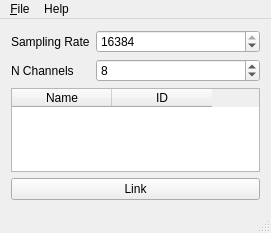
<?xml version="1.0" encoding="UTF-8"?>
<ui version="4.0">
 <class>MainWindow</class>
 <widget class="QMainWindow" name="MainWindow">
  <property name="geometry">
   <rect>
    <x>0</x>
    <y>0</y>
    <width>271</width>
    <height>233</height>
   </rect>
  </property>
  <property name="windowTitle">
   <string>BestPracticesGUI Connector</string>
  </property>
  <widget class="QWidget" name="centralWidget">
   <layout class="QFormLayout" name="formLayout_2">
    <item row="1" column="0">
     <widget class="QLabel" name="rateLabel">
      <property name="text">
       <string>Sampling Rate</string>
      </property>
     </widget>
    </item>
    <item row="1" column="1">
     <widget class="QSpinBox" name="rateField">
      <property name="minimum">
       <number>32</number>
      </property>
      <property name="maximum">
       <number>16384</number>
      </property>
      <property name="value">
       <number>16384</number>
      </property>
     </widget>
    </item>
    <item row="3" column="0" colspan="2">
     <widget class="QTableWidget" name="deviceTable">
      <property name="selectionMode">
       <enum>QAbstractItemView::SingleSelection</enum>
      </property>
      <property name="selectionBehavior">
       <enum>QAbstractItemView::SelectRows</enum>
      </property>
      <property name="columnCount">
       <number>2</number>
      </property>
      <column>
       <property name="text">
        <string>Name</string>
       </property>
      </column>
      <column>
       <property name="text">
        <string>ID</string>
       </property>
      </column>
     </widget>
    </item>
    <item row="4" column="0" colspan="2">
     <widget class="QPushButton" name="linkButton">
      <property name="sizePolicy">
       <sizepolicy hsizetype="MinimumExpanding" vsizetype="Fixed">
        <horstretch>0</horstretch>
        <verstretch>0</verstretch>
       </sizepolicy>
      </property>
      <property name="text">
       <string>Link</string>
      </property>
     </widget>
    </item>
    <item row="2" column="1">
     <widget class="QSpinBox" name="chansField">
      <property name="value">
       <number>8</number>
      </property>
     </widget>
    </item>
    <item row="2" column="0">
     <widget class="QLabel" name="chansLabel">
      <property name="text">
       <string>N Channels</string>
      </property>
     </widget>
    </item>
   </layout>
  </widget>
  <widget class="QMenuBar" name="menuBar">
   <property name="geometry">
    <rect>
     <x>0</x>
     <y>0</y>
     <width>271</width>
     <height>21</height>
    </rect>
   </property>
   <widget class="QMenu" name="menuFile">
    <property name="title">
     <string>&amp;File</string>
    </property>
    <addaction name="actionLoad_Configuration"/>
    <addaction name="actionSave_Configuration"/>
    <addaction name="separator"/>
    <addaction name="actionQuit"/>
   </widget>
   <widget class="QMenu" name="menuAbout">
    <property name="title">
     <string>Help</string>
    </property>
    <addaction name="actionAbout"/>
   </widget>
   <addaction name="menuFile"/>
   <addaction name="menuAbout"/>
  </widget>
  <widget class="QStatusBar" name="statusBar"/>
  <action name="actionLoad_Configuration">
   <property name="text">
    <string>&amp;Load Configuration</string>
   </property>
   <property name="shortcut">
    <string>Ctrl+L</string>
   </property>
  </action>
  <action name="actionSave_Configuration">
   <property name="text">
    <string>&amp;Save Configuration</string>
   </property>
   <property name="shortcut">
    <string>Ctrl+S</string>
   </property>
  </action>
  <action name="actionQuit">
   <property name="text">
    <string>&amp;Quit</string>
   </property>
   <property name="shortcut">
    <string>Ctrl+Q</string>
   </property>
  </action>
  <action name="actionAbout">
   <property name="text">
    <string>&amp;About</string>
   </property>
  </action>
 </widget>
 <layoutdefault spacing="6" margin="11"/>
 <resources/>
 <connections/>
</ui>
